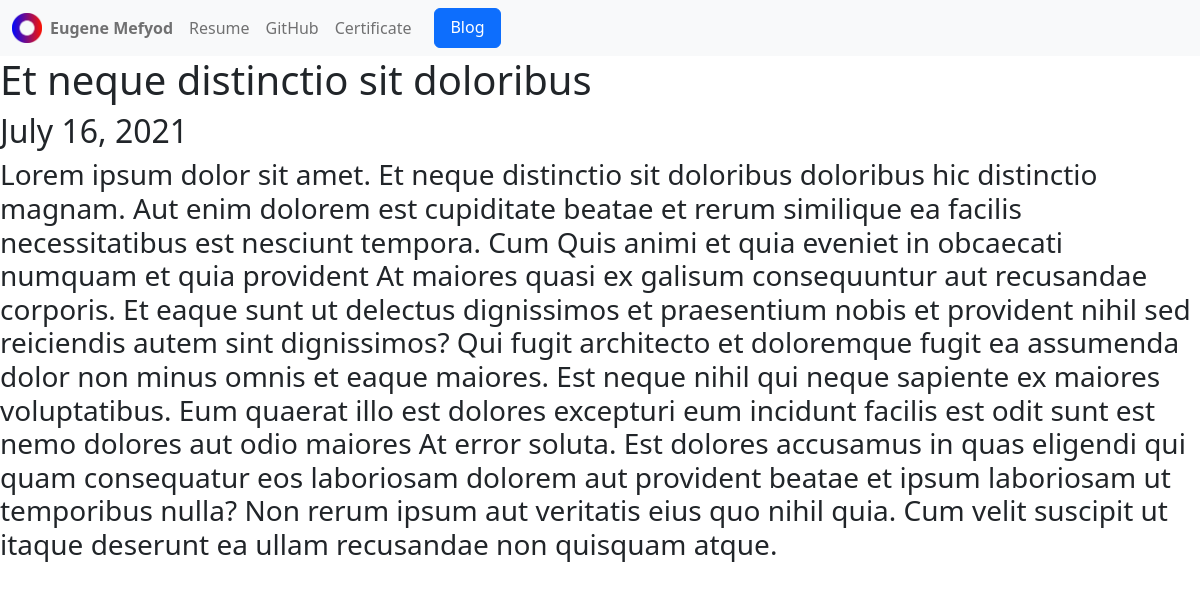
The app's page /blog/2/ with its own data.
### blog/models.py (models this page shows, shortened)
class Blog(models.Model):
    title = models.CharField(max_length=200)
    description = models.TextField()
    datetime = models.DateField()

### blog/views.py (the view)
# urls.py: path('<int:blog_id>/', views.detail, name='detail'),
def detail(request, blog_id):
    blog = get_object_or_404(Blog, pk=blog_id)
    return render(request, 'blog/detail.html',{'blog':blog})

### blog/templates/blog/detail.html
{% extends 'portfolio/base.html' %}
{% block content %}
<h1 class='head-blog'>{{ blog.title }}</h1>
<h2>{{ blog.datetime }}</h2>
<h3>{{ blog.description }}</h3>
{% endblock %}

### records on screen
Blog: title "Et neque distinctio sit doloribus", datetime "July 16, 2021", description "Lorem ipsum dolor sit amet. Et neque distinctio sit doloribus doloribus hic distinctio magnam. Aut enim dolorem est cupiditate beatae et rerum similique ea facilis necessitatibus est nesciunt tempora. Cum Quis animi et quia eveniet in obcaecati numquam et quia provident At maiores quasi ex galisum consequuntur aut recusandae corporis. Et eaque sunt ut delectus dignissimos et praesentium nobis et provident nihil sed reiciendis autem sint dignissimos? Qui fugit architecto et doloremque fugit ea assumenda dolor non minus omnis et eaque maiores. Est neque nihil qui neque sapiente ex maiores voluptatibus. Eum quaerat illo est dolores excepturi eum incidunt facilis est odit sunt est nemo dolores…"
